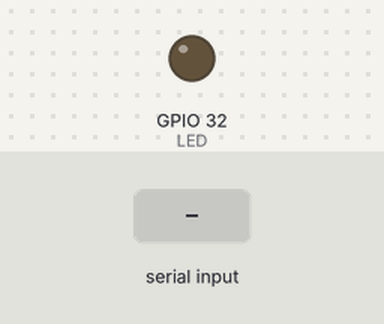
This sketch was run on a simulated ESP32. Parts: output pins drawn as LEDs (lit = HIGH). Inputs (shaded band) come from the test bench. Nothing arrives over Bluetooth unless stated.

Above: at 1.2 s.
1.3 s: "1" received over the second serial link
At 1.7 s:
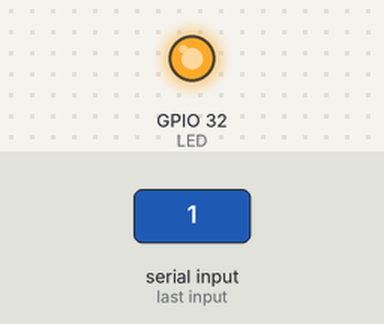
2.8 s: "0" received over the second serial link
At 4.1 s:
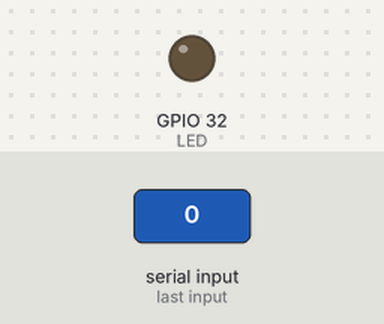
Timing chart, 0 to 5.8 s (numbered marks = the images above; inputs shaded):
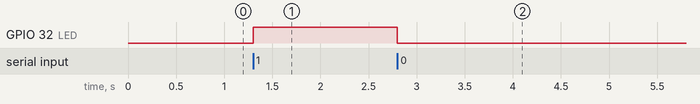

Measured:
- after the input at 1.3 s, GPIO 32 (LED): LOW → HIGH at once
- after the input at 2.8 s, GPIO 32 (LED): HIGH → LOW at once

The sketch:

sample1.ino
```cpp
#include "BluetoothSerial.h"
#define LED 32
BluetoothSerial SerialBT;

void setup() {
  SerialBT.begin("ESP32test"); //Bluetooth device name
  Serial.begin(115200);
  pinMode(LED, OUTPUT);
}

void loop() {
  char c;

  if (SerialBT.available()) {
    c=SerialBT.read();

    if(c=='0'){
      SerialBT.println("LED OFF");
      digitalWrite(LED,LOW);
    }
    else if(c=='1'){
      SerialBT.println("LED ON");
      digitalWrite(LED,HIGH);
    }
  }
}
```
